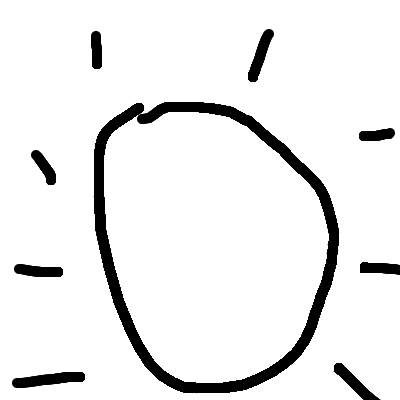
#> input picture images/10_sun/aqs1agb7msbwnmtgpm2b.png, 400 x 400 px; its folder holds only this picture in this run
$ python resize.py
#> lines starting #> are read from the running program, lines starting #| are printed output that depends on the picture
import os

from PIL import Image
import numpy as np
import re
import cv2

dirname = os.path.dirname(__file__)
input_dir = os.path.join(dirname, 'images')

directories = os.listdir(input_dir)

for folder in directories:
	folder2 = os.listdir(input_dir + '/' + folder)
	number = re.findall(r'\d+', folder)
	number = number[0]

	for image in folder2:
		im = Image.open(input_dir+"/"+folder+"/"+image).convert('RGBA')
#> im is the input picture: PIL image 400x400 RGBA; mean R, G, B, A 0, 0, 0, 20.6
		background = Image.new('RGBA', im.size, (255, 255, 255))
#> background: PIL image 400x400 RGBA; every value is 255
		alpha_composite = Image.alpha_composite(background, im)
		resized_image = alpha_composite.resize((100, 100))
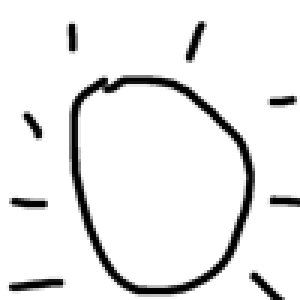
#> resized_image: PIL image 100x100 RGBA (shown 3 times larger); mean R, G, B, A 234.4, 234.4, 234.4, 255

		path = "resized_images/" + number
		isExist = os.path.exists(path)
		if not isExist:
			os.makedirs(path)
		resized_image.save("resized_images/" + number + "/" + image, optimize=True, quality=100)
#> pass 2 of the loop `for folder in directories:`:
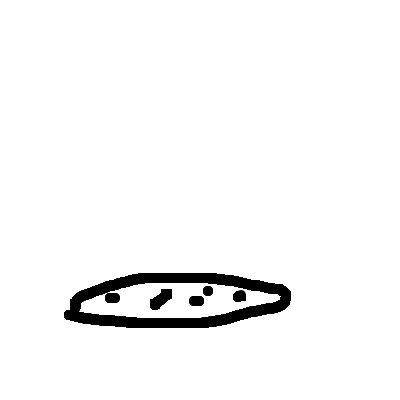
#> input picture images/1_cookie/bn6zcjsilzouxifctji6.png, 400 x 400 px
#> im is the input picture: PIL image 400x400 RGBA; mean R, G, B, A 0, 0, 0, 9
#> `resized_image = alpha_composite.resize((100, 100))`:
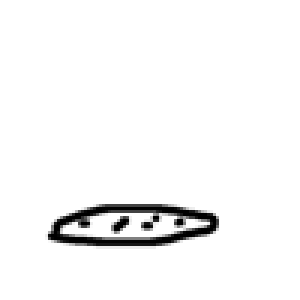
#> resized_image: PIL image 100x100 RGBA (shown 3 times larger); mean R, G, B, A 246, 246, 246, 255
